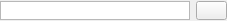
<?xml version="1.0" encoding="UTF-8"?>
<ui version="4.0">
 <class>WidgetPicture</class>
 <widget class="QWidget" name="WidgetPicture">
  <property name="geometry">
   <rect>
    <x>0</x>
    <y>0</y>
    <width>227</width>
    <height>21</height>
   </rect>
  </property>
  <property name="windowTitle">
   <string>Form</string>
  </property>
  <layout class="QGridLayout" name="gridLayout">
   <property name="leftMargin">
    <number>0</number>
   </property>
   <property name="topMargin">
    <number>0</number>
   </property>
   <property name="rightMargin">
    <number>0</number>
   </property>
   <property name="bottomMargin">
    <number>0</number>
   </property>
   <item row="0" column="0">
    <layout class="QHBoxLayout" name="horizontalLayout" stretch="0,0">
     <item>
      <widget class="QListWidget" name="listWidget">
       <property name="minimumSize">
        <size>
         <width>0</width>
         <height>19</height>
        </size>
       </property>
       <property name="maximumSize">
        <size>
         <width>16777215</width>
         <height>19</height>
        </size>
       </property>
       <property name="verticalScrollBarPolicy">
        <enum>Qt::ScrollBarAlwaysOff</enum>
       </property>
       <property name="horizontalScrollBarPolicy">
        <enum>Qt::ScrollBarAlwaysOff</enum>
       </property>
       <property name="autoScroll">
        <bool>false</bool>
       </property>
       <property name="autoScrollMargin">
        <number>20</number>
       </property>
       <property name="showDropIndicator" stdset="0">
        <bool>false</bool>
       </property>
       <property name="spacing">
        <number>1</number>
       </property>
      </widget>
     </item>
     <item>
      <widget class="QPushButton" name="pushButton">
       <property name="minimumSize">
        <size>
         <width>31</width>
         <height>19</height>
        </size>
       </property>
       <property name="maximumSize">
        <size>
         <width>31</width>
         <height>19</height>
        </size>
       </property>
       <property name="text">
        <string/>
       </property>
       <property name="icon">
        <iconset resource="../ressources.qrc">
         <normaloff>:/icons/Ressources/picture.png</normaloff>:/icons/Ressources/picture.png</iconset>
       </property>
      </widget>
     </item>
    </layout>
   </item>
  </layout>
 </widget>
 <resources>
  <include location="../ressources.qrc"/>
 </resources>
 <connections/>
</ui>
